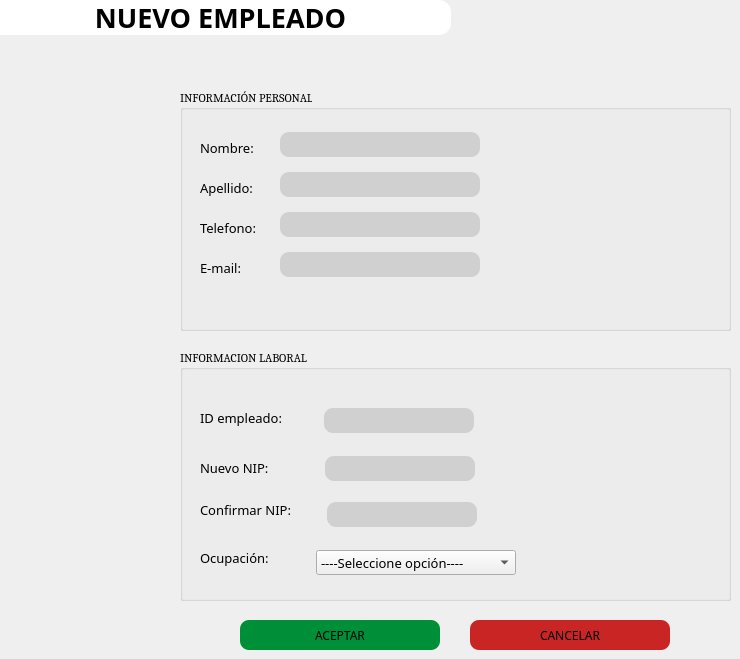
   <widget class="QWidget" name="nuevo_empleado">
    <property name="styleSheet">
     <string notr="true">#nuevo_empleado{
	background-color: rgb(255, 178, 21);}</string>
    </property>
    <widget class="QPushButton" name="cancel_pushButton">
     <property name="geometry">
      <rect>
       <x>470</x>
       <y>620</y>
       <width>200</width>
       <height>30</height>
      </rect>
     </property>
     <property name="font">
      <font>
       <family>Calisto MT</family>
       <pointsize>9</pointsize>
      </font>
     </property>
     <property name="styleSheet">
      <string notr="true">QPushButton{
border-width: 0px;
border-radius: 9px;
	background: rgb(201, 37, 37);}

QPushButton:hover{
	background: rgba(244,67,54,0.7);
    border-radius: 9px;
	color: white;
    selection-color: white;  
    padding: 2px 4px;

}
</string>
     </property>
     <property name="text">
      <string>CANCELAR</string>
     </property>
    </widget>
    <widget class="QGroupBox" name="groupBox_2">
     <property name="geometry">
      <rect>
       <x>180</x>
       <y>350</y>
       <width>551</width>
       <height>251</height>
      </rect>
     </property>
     <property name="font">
      <font>
       <family>Cambria</family>
      </font>
     </property>
     <property name="title">
      <string>INFORMACION LABORAL</string>
     </property>
     <widget class="QLineEdit" name="nip_lineEdit">
      <property name="geometry">
       <rect>
        <x>145</x>
        <y>106</y>
        <width>150</width>
        <height>25</height>
       </rect>
      </property>
      <property name="styleSheet">
       <string notr="true">QLineEdit{
background-color:rgb(208, 208, 208);
border:1px;
border-radius:9px;}</string>
      </property>
      <property name="echoMode">
       <enum>QLineEdit::Password</enum>
      </property>
     </widget>
     <widget class="QLineEdit" name="id_lineEdit">
      <property name="geometry">
       <rect>
        <x>144</x>
        <y>58</y>
        <width>150</width>
        <height>25</height>
       </rect>
      </property>
      <property name="styleSheet">
       <string notr="true">QLineEdit{
background-color:rgb(208, 208, 208);
border:1px;
border-radius:9px;}</string>
      </property>
     </widget>
     <widget class="QLabel" name="label_6">
      <property name="geometry">
       <rect>
        <x>20</x>
        <y>60</y>
        <width>101</width>
        <height>16</height>
       </rect>
      </property>
      <property name="font">
       <font>
        <family>Calisto MT</family>
        <pointsize>10</pointsize>
       </font>
      </property>
      <property name="text">
       <string>ID empleado:</string>
      </property>
     </widget>
     <widget class="QLabel" name="label_7">
      <property name="geometry">
       <rect>
        <x>20</x>
        <y>108</y>
        <width>91</width>
        <height>20</height>
       </rect>
      </property>
      <property name="font">
       <font>
        <family>Calisto MT</family>
        <pointsize>10</pointsize>
       </font>
      </property>
      <property name="text">
       <string>Nuevo NIP:</string>
      </property>
     </widget>
     <widget class="QLabel" name="label_8">
      <property name="geometry">
       <rect>
        <x>20</x>
        <y>200</y>
        <width>91</width>
        <height>16</height>
       </rect>
      </property>
      <property name="font">
       <font>
        <family>Calisto MT</family>
        <pointsize>10</pointsize>
       </font>
      </property>
      <property name="text">
       <string>Ocupación:</string>
      </property>
     </widget>
     <widget class="QComboBox" name="ocupacion_comboBox">
      <property name="geometry">
       <rect>
        <x>136</x>
        <y>200</y>
        <width>200</width>
        <height>25</height>
       </rect>
      </property>
      <property name="font">
       <font>
        <family>Calisto MT</family>
        <pointsize>10</pointsize>
       </font>
      </property>
      <item>
       <property name="text">
        <string>----Seleccione opción----</string>
       </property>
      </item>
      <item>
       <property name="text">
        <string>Cajero</string>
       </property>
      </item>
      <item>
       <property name="text">
        <string>Mesero</string>
       </property>
      </item>
      <item>
       <property name="text">
        <string>Cocinero</string>
       </property>
      </item>
      <item>
       <property name="text">
        <string>Bartender</string>
       </property>
      </item>
      <item>
       <property name="text">
        <string>Anfitrión</string>
       </property>
      </item>
     </widget>
     <widget class="QLabel" name="label_9">
      <property name="geometry">
       <rect>
        <x>20</x>
        <y>150</y>
        <width>111</width>
        <height>20</height>
       </rect>
      </property>
      <property name="font">
       <font>
        <family>Calisto MT</family>
        <pointsize>10</pointsize>
       </font>
      </property>
      <property name="text">
       <string>Confirmar NIP:</string>
      </property>
     </widget>
     <widget class="QLineEdit" name="confirmanip_lineEdit">
      <property name="geometry">
       <rect>
        <x>147</x>
        <y>152</y>
        <width>150</width>
        <height>25</height>
       </rect>
      </property>
      <property name="styleSheet">
       <string notr="true">QLineEdit{
background-color:rgb(208, 208, 208);
border:1px;
border-radius:9px;}</string>
      </property>
      <property name="echoMode">
       <enum>QLineEdit::Password</enum>
      </property>
     </widget>
    </widget>
    <widget class="QPushButton" name="acept_pushButton">
     <property name="geometry">
      <rect>
       <x>240</x>
       <y>620</y>
       <width>200</width>
       <height>30</height>
      </rect>
     </property>
     <property name="font">
      <font>
       <family>Calisto MT</family>
       <pointsize>9</pointsize>
      </font>
     </property>
     <property name="styleSheet">
      <string notr="true">QPushButton{
border-width: 0px;
border-radius: 9px;
	background: rgb(0, 143, 57);}

QPushButton:hover{
	background: rgba(0,114,46,0.9);
    border-radius: 9px;
	color: white;
    selection-color: white;  
    padding: 2px 4px;

}
</string>
     </property>
     <property name="text">
      <string>ACEPTAR</string>
     </property>
    </widget>
    <widget class="QGroupBox" name="groupBox">
     <property name="geometry">
      <rect>
       <x>180</x>
       <y>90</y>
       <width>551</width>
       <height>241</height>
      </rect>
     </property>
     <property name="font">
      <font>
       <family>Cambria</family>
      </font>
     </property>
     <property name="styleSheet">
      <string notr="true">QLineEdit{
background-color:rgb(208, 208, 208);
border:1px;
border-radius:12px;}</string>
     </property>
     <property name="title">
      <string>INFORMACIÓN PERSONAL</string>
     </property>
     <widget class="QLabel" name="label">
      <property name="geometry">
       <rect>
        <x>20</x>
        <y>50</y>
        <width>81</width>
        <height>16</height>
       </rect>
      </property>
      <property name="font">
       <font>
        <family>Calisto MT</family>
        <pointsize>10</pointsize>
       </font>
      </property>
      <property name="text">
       <string>Nombre:</string>
      </property>
     </widget>
     <widget class="QLabel" name="label_4">
      <property name="geometry">
       <rect>
        <x>20</x>
        <y>90</y>
        <width>81</width>
        <height>16</height>
       </rect>
      </property>
      <property name="font">
       <font>
        <family>Calisto MT</family>
        <pointsize>10</pointsize>
       </font>
      </property>
      <property name="text">
       <string>Apellido:</string>
      </property>
     </widget>
     <widget class="QLabel" name="label_2">
      <property name="geometry">
       <rect>
        <x>20</x>
        <y>130</y>
        <width>71</width>
        <height>16</height>
       </rect>
      </property>
      <property name="font">
       <font>
        <family>Calisto MT</family>
        <pointsize>10</pointsize>
       </font>
      </property>
      <property name="text">
       <string>Telefono:</string>
      </property>
     </widget>
     <widget class="QLabel" name="label_3">
      <property name="geometry">
       <rect>
        <x>20</x>
        <y>170</y>
        <width>71</width>
        <height>16</height>
       </rect>
      </property>
      <property name="font">
       <font>
        <family>Calisto MT</family>
        <pointsize>10</pointsize>
       </font>
      </property>
      <property name="text">
       <string>E-mail:</string>
      </property>
     </widget>
     <widget class="QLineEdit" name="nombre_lineEdit">
      <property name="geometry">
       <rect>
        <x>100</x>
        <y>42</y>
        <width>200</width>
        <height>25</height>
       </rect>
      </property>
      <property name="styleSheet">
       <string notr="true">QLineEdit{
background-color:rgb(208, 208, 208);
border:1px;
border-radius:9px;}
</string>
      </property>
     </widget>
     <widget class="QLineEdit" name="apellido_lineEdit">
      <property name="geometry">
       <rect>
        <x>100</x>
        <y>82</y>
        <width>200</width>
        <height>25</height>
       </rect>
      </property>
      <property name="styleSheet">
       <string notr="true">QLineEdit{
background-color:rgb(208, 208, 208);
border:1px;
border-radius:9px;}</string>
      </property>
     </widget>
     <widget class="QLineEdit" name="telefono_lineEdit">
      <property name="geometry">
       <rect>
        <x>100</x>
        <y>122</y>
        <width>200</width>
        <height>25</height>
       </rect>
      </property>
      <property name="styleSheet">
       <string notr="true">QLineEdit{
background-color:rgb(208, 208, 208);
border:1px;
border-radius:9px;}</string>
      </property>
     </widget>
     <widget class="QLineEdit" name="correo_lineEdit">
      <property name="geometry">
       <rect>
        <x>100</x>
        <y>162</y>
        <width>200</width>
        <height>25</height>
       </rect>
      </property>
      <property name="styleSheet">
       <string notr="true">QLineEdit{
background-color:rgb(208, 208, 208);
border:1px;
border-radius:9px;}</string>
      </property>
     </widget>
    </widget>
    <widget class="QLabel" name="label_22">
     <property name="geometry">
      <rect>
       <x>-10</x>
       <y>0</y>
       <width>461</width>
       <height>35</height>
      </rect>
     </property>
     <property name="font">
      <font>
       <family>Calisto MT</family>
       <pointsize>20</pointsize>
       <weight>75</weight>
       <bold>true</bold>
      </font>
     </property>
     <property name="styleSheet">
      <string notr="true">background-color: rgb(255, 255, 255);
border-radius: 12px;</string>
     </property>
     <property name="text">
      <string>NUEVO EMPLEADO</string>
     </property>
     <property name="alignment">
      <set>Qt::AlignCenter</set>
     </property>
    </widget>
   </widget>
